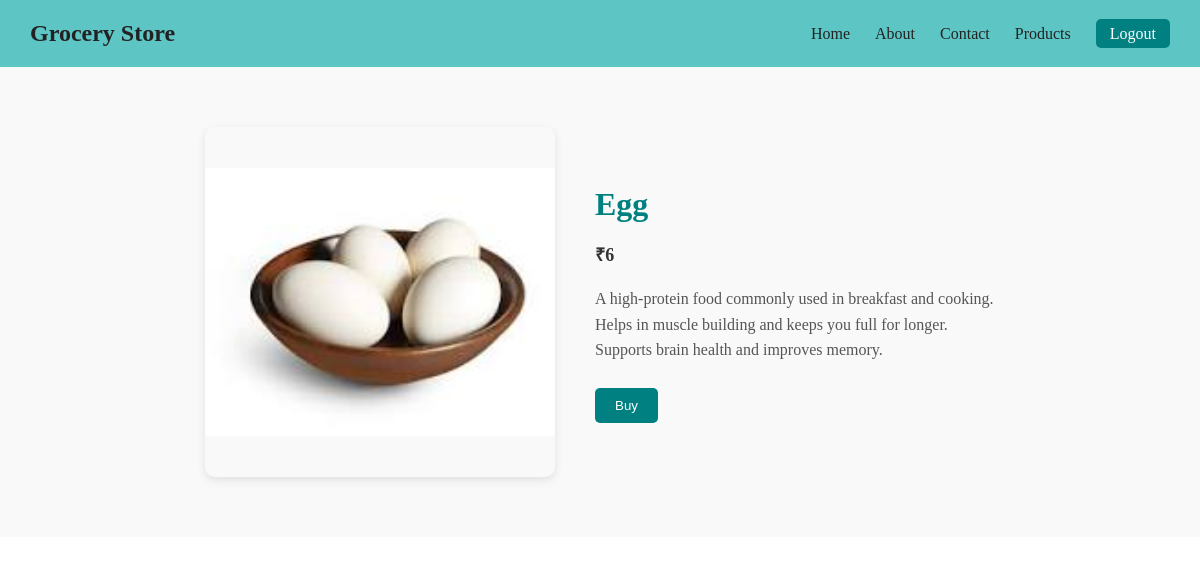
Screenshot of /productdetail/3 (signed in) with the database file from the repository.
### app/models.py (models this page shows, shortened)
class products(models.Model):
    product_name=models.CharField(max_length=100)
    product_price=models.IntegerField()
    product_desc=models.TextField()
    product_image=models.ImageField()

### app/views.py (the view)
# urls.py: path('productdetail/<int:id>',views.productdetail,name='productdetail'),
@login_required
def productdetail(request,id):
    b=products.objects.get(id=id)
    return render(request,'productdetail.html',{'b':b})

### app/templates/productdetail.html (shortened to what this page needs)
{% extends 'base.html' %}
{% load static %}
{% block body %}
<div class="detail">
    <img src="{{ b.product_image.url }}">
    <div class="product">
        <h1>{{ b.product_name }}</h1>
        <p class="price">₹{{ b.product_price }}</p>
        <p>{{ b.product_desc }}</p>
<form action="{% url 'buy_product' b.id %}" method="post">
    <button type="submit">Buy</button>
</form>
    </div>
</div>
{% endblock %}

### app/templates/productdetail.html (style rules this page uses)
.detail { display: flex; justify-content: center; align-items: center; gap: 40px; padding: 60px 20px; flex-wrap: wrap; background: #f9f9f9; }
.detail img { width: 350px; height: 350px; object-fit: contain; border-radius: 10px; box-shadow: 0 3px 10px rgba(0, 0, 0, 0.1); }
.product { max-width: 400px; }
.product h1 { color: #008080; margin-bottom: 10px; }
.product p { color: #555; line-height: 1.6; margin-bottom: 10px; }
.product .price { font-size: 18px; font-weight: bold; color: #333; }
.product button { margin-top: 15px; background-color: #008080; color: white; padding: 10px 20px; border: none; border-radius: 5px; cursor: pointer; transition: 0.3s; }

### rows the page displays
products: product_image (picture), product_name "Egg", product_price "6", product_desc "A high-protein food commonly used in breakfast and cooking. Helps in muscle building and keeps you full for longer. Supports brain health and improves memory."
